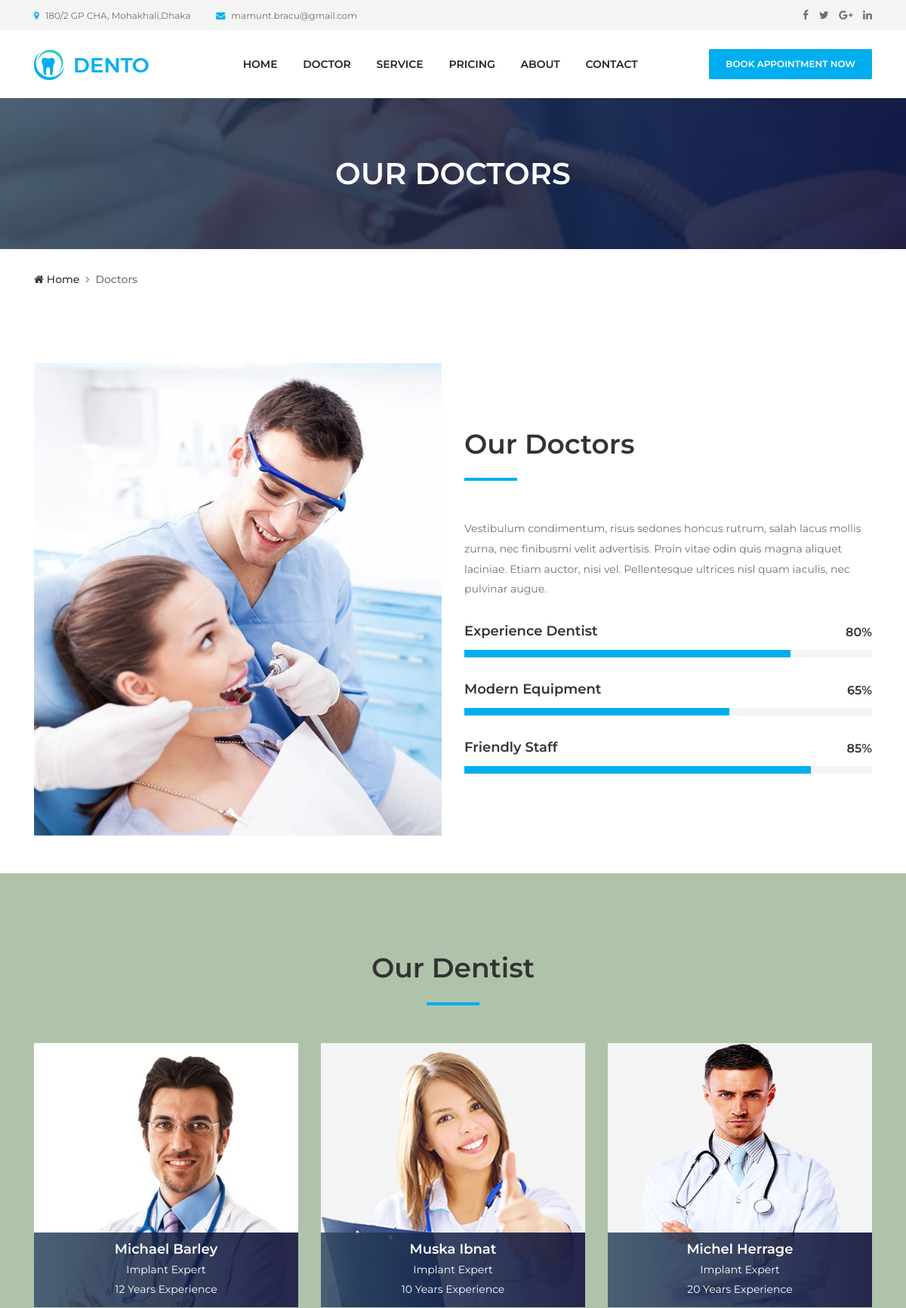
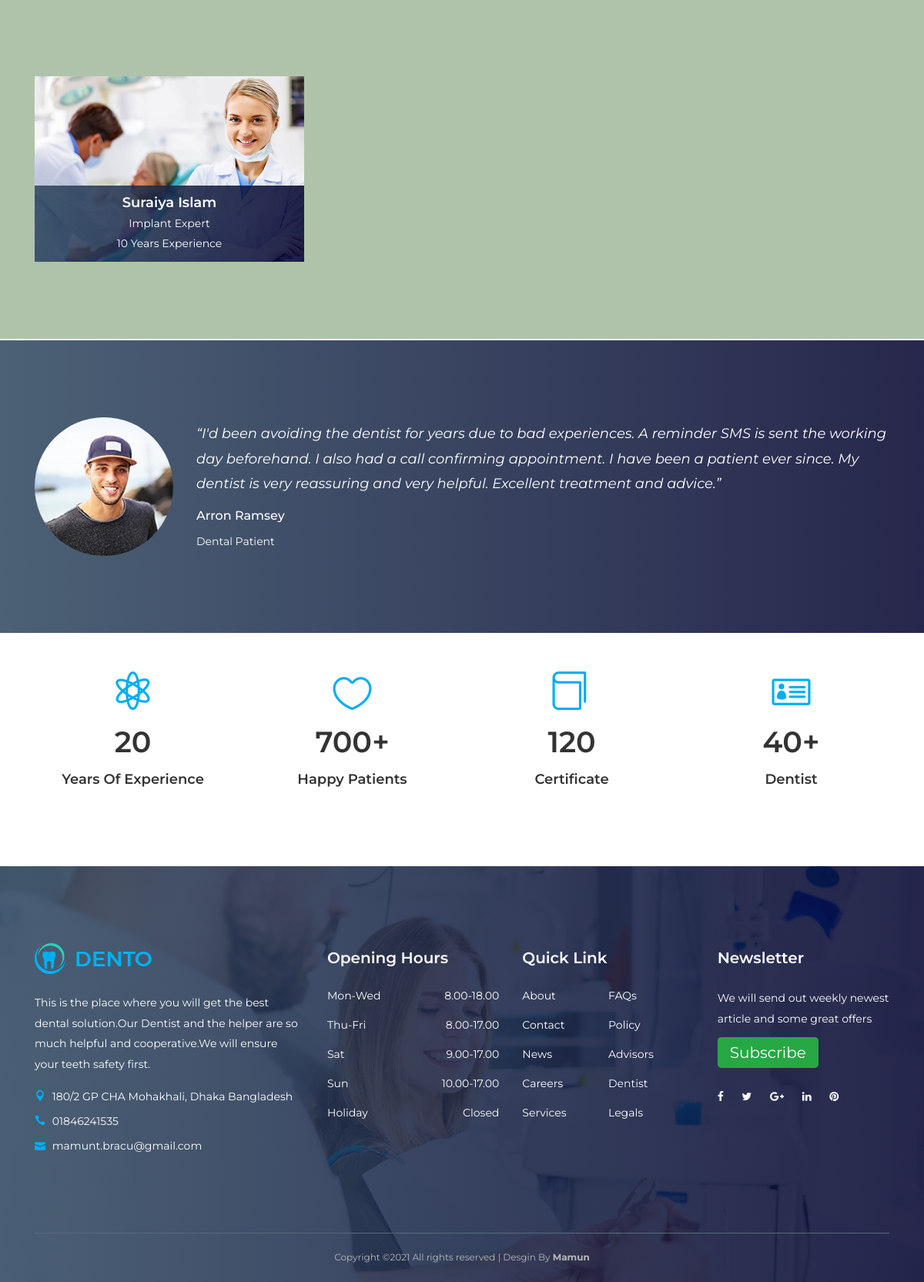
Screenshot of /doctors/doctors_list/ with the database file from the repository (2 pictures, top to bottom).
### Doctors/models.py (models this page shows)
class DoctorsList(models.Model):
    image = models.ImageField(upload_to='doctors_pics')
    name = models.CharField(max_length=40)
    expert = models.CharField(max_length=100)
    experience = models.CharField(max_length=50)

### Doctors/views.py (the view)
# urls.py: path('doctors_list/', views.doctors, name='doctor'),
def doctors(request):
    doctors_detailes = DoctorsList.objects.all()
    return render(request, 'Doctors/doctor.html', {'doctors_detailes':doctors_detailes})

### templates/Doctors/doctor.html (shortened to what this page needs)
{% extends 'base.html' %}
{% load static %}
{% block content %}
  <div class="breadcumb-area bg-img bg-gradient-overlay" style="background-image: url({% static 'website/img/bg-img/12.jpg' %});">
    <div class="container h-100">
      <div class="row h-100 align-items-center">
        <div class="col-12">
          <h2 class="title">Our Doctors</h2>
        </div>
      </div>
    </div>
  </div>
  <div class="breadcumb--con">
    <div class="container">
      <div class="row">
        <div class="col-12">
          <nav aria-label="breadcrumb">
            <ol class="breadcrumb">
              <li class="breadcrumb-item"><a href="#"><i class="fa fa-home"></i> Home</a></li>
              <li class="breadcrumb-item active" aria-current="page">Doctors</li>
            </ol>
          </nav>
        </div>
      </div>
    </div>
  </div>
  <section class="dento-about-us-area mt-70">
    <div class="container">
      <div class="row align-items-center">
        <div class="col-12 col-md-6">
          <div class="about-us-thumbnail mb-50">
            <img src="{% static 'website/img/bg-img/15.jpg' %}" alt="">
          </div>
        </div>
        <div class="col-12 col-md-6">
          <div class="about-us-content mb-50">
            <div class="section-heading">
              <h2>Our Doctors</h2>
              <div class="line"></div>
            </div>
            <p>Vestibulum condimentum, risus sedones honcus rutrum, salah lacus mollis zurna, nec finibusmi velit advertisis. Proin vitae odin quis magna aliquet laciniae. Etiam auctor, nisi vel. Pellentesque ultrices nisl quam iaculis, nec pulvinar
              augue.</p>
            <div class="single-skills-area mt-30">
              <h6>Experience Dentist</h6>
              <div id="bar1" class="barfiller">
                <span class="tip"></span>
                <span class="fill" data-percentage="80"></span>
              </div>
            </div>
            <div class="single-skills-area mt-30">
              <h6>Modern Equipment</h6>
              <div id="bar2" class="barfiller">
                <span class="tip"></span>
                <span class="fill" data-percentage="65"></span>
              </div>
            </div>
            <div class="single-skills-area mt-30">
              <h6>Friendly Staff</h6>
              <div id="bar3" class="barfiller">
                <span class="tip"></span>
                <span class="fill" data-percentage="85"></span>
              </div>
            </div>
          </div>
        </div>
      </div>
    </div>
  </section>
<section class="dentist-area section-padding-100-0" style="background: #afc3ab;">
    <div class="container">
        <div class="row">
            <div class="col-12">
                <div class="section-heading text-center">
                    <h2>Our Dentist</h2>
                    <div class="line"></div>
                </div>
            </div>
        </div>
        <div class="row">
            {% for doctor in doctors_detailes %}
            <div class="col-12 col-sm-6 col-md-4">
                <div class="single-dentist-area mb-100">
                    <img src="{{doctor.image.url}}" alt="Bangla">
                    <div class="dentist-content">
                        <div class="dentist-info bg-gradient-overlay">
                            <h5>{{doctor.name}}</h5>
                            <p>{{doctor.expert}}</p>
                            <p>{{doctor.experience}} Experience</p>
                        </div>
                    </div>
                </div>
            </div>
            {% endfor %}
        </div>
    </div>
</section>
<div class="container">
    <div class="dento-border clearfix"></div>
  </div>
  <section class="testimonials-area section-padding-100 bg-img bg-gradient-overlay jarallax clearfix" style="background-image: url('{% static 'website/img/bg-img/7.jpg' %}');">
    <div class="container">
      <div class="row">
        <div class="col-12">
          <div class="testimonials-slides owl-carousel">
            <div class="single-testimonial-slide d-flex align-items-center">
              <div class="testimonial-thumb">
                <img src="{% static 'website/img/bg-img/8.jpg' %}" alt="">
              </div>
              <div class="testimonial-content">
                <h5>“I'd been avoiding the dentist for years due to bad experiences. A reminder SMS is sent the working day beforehand. I also had a call confirming appointment. I have been a patient ever since. My dentist is very reassuring and
                  very helpful. Excellent treatment and advice.”</h5>
                <h6>Arron Ramsey</h6>
                <p>Dental Patient</p>
              </div>
            </div>
          </div>
        </div>
      </div>
    </div>
  </section>
  <section class="dento-cta-area">
    <div class="container">
      <div class="row">
        <div class="col-12 col-sm-6 col-lg-3">
          <div class="single-cta text-center mt-50 mb-100">
            <i class="icon_genius"></i>
            <h2><span class="counter">20</span></h2>
            <h5>Years Of Experience</h5>
          </div>
        </div>
        <div class="col-12 col-sm-6 col-lg-3">
          <div class="single-cta text-center mt-50 mb-100">
            <i class="icon_heart_alt"></i>
            <h2><span class="counter">700</span>+</h2>
            <h5>Happy Patients</h5>
          </div>
        </div>
        <div class="col-12 col-sm-6 col-lg-3">
          <div class="single-cta text-center mt-50 mb-100">
            <i class="icon_book_alt"></i>
            <h2><span class="counter">120</span></h2>
            <h5>Certificate</h5>
          </div>
        </div>
        <div class="col-12 col-sm-6 col-lg-3">
          <div class="single-cta text-center mt-50 mb-100">
            <i class="icon_id"></i>
            <h2><span class="counter">40</span>+</h2>
            <h5>Dentist</h5>
          </div>
        </div>
      </div>
    </div>
  </section>
{% endblock %}

### templates/base.html (shortened to what this page needs)
{% load static %}
{% load crispy_forms_tags %}
<!DOCTYPE html>
<html lang="en">
<head>
  <link rel="stylesheet" href="{% static 'website/css/style.css' %}">
  <link rel="stylesheet" href="{% static 'website/css/custom.css' %}">
</head>
<body>
  <header class="header-area">
    <div class="top-header-area">
      <div class="container h-100">
        <div class="row h-100 align-items-center">
          <div class="col-6 col-md-9 col-lg-8">
            <div class="top-header-content">
              <a href="#" data-toggle="tooltip" data-placement="bottom" title="180/2 GP CHA, Mohakhali,Dhaka"><i class="fa fa-map-marker"></i> <span>180/2 GP CHA, Mohakhali,Dhaka</span></a>
              <a href="#" data-toggle="tooltip" data-placement="bottom" title="mamunt.bracu@gmail.com"><i class="fa fa-envelope"></i> <span>mamunt.bracu@gmail.com</span></a>
            </div>
          </div>
          <div class="col-6 col-md-3 col-lg-4">
            <div class="top-header-social-info text-right">
              <a href="http://facebook.com/drjohn" data-toggle="tooltip" data-placement="bottom" title="Facebook"><i class="fa fa-facebook"></i></a>
              <a href="#" data-toggle="tooltip" data-placement="bottom" title="Twitter"><i class="fa fa-twitter"></i></a>
              <a href="#" data-toggle="tooltip" data-placement="bottom" title="Google Plus"><i class="fa fa-google-plus"></i></a>
              <a href="#" data-toggle="tooltip" data-placement="bottom" title="Linkedin"><i class="fa fa-linkedin"></i></a>
            </div>
          </div>
        </div>
      </div>
    </div>
    <div class="main-header-area">
      <div class="classy-nav-container breakpoint-off">
        <div class="container">
          <nav class="classy-navbar justify-content-between" id="dentoNav">
            <a class="nav-brand" href=""><img src="{% static 'website/img/core-img/logo.png' %}" alt=""></a>
            <div class="classy-menu">
              <div class="classynav">
                <ul id="nav">
                  <li><a href="{% url 'dental:index' %}">Home</a></li>
                  <li><a href="{% url 'Doctors:doctor' %}">Doctor</a></li>
                  <li><a href="{% url 'dental:service' %}">Service</a></li>
                  <li><a href="{% url 'dental:pricing' %}">Pricing</a></li>
                  <li><a href="{% url 'dental:about' %}">About</a></li>
                  <li><a href="{% url 'Appointment:contact' %}">Contact</a></li>
                </ul>
              </div>
            </div>
            <a href="{% url 'Appointment:appointment' %}" class="btn dento-btn booking-btn">Book Appointment Now</a>
          </nav>
        </div>
      </div>
    </div>
  </header>
{% block content %}
{% endblock %}
  <footer class="footer-area bg-img bg-gradient-overlay" style="background-image: url({% static 'website/img/bg-img/3.jpg' %});">
    <div class="container">
      <div class="row">
        <div class="col-12 col-sm-6 col-lg-4">
          <div class="single-footer-widget">
            <a href="#0" class="d-block mb-4"><img src="{% static 'website/img/core-img/logo.png' %}" alt=""></a>
            <p>This is the place where you will get the best dental solution.Our Dentist and the helper are so much helpful and cooperative.We will ensure your teeth safety first.</p>
            <div class="footer-contact">
              <p><i class="icon_pin"></i> 180/2 GP CHA Mohakhali, Dhaka Bangladesh</p>
              <p><i class="icon_phone"></i> 01846241535</p>
              <p><i class="icon_mail"></i> mamunt.bracu@gmail.com</p>
            </div>
          </div>
        </div>
        <div class="col-12 col-sm-6 col-lg">
          <div class="single-footer-widget">
            <h5 class="widget-title">Opening Hours</h5>
            <ul class="opening-hours">
              <li><span>Mon-Wed</span> <span>8.00-18.00</span></li>
              <li><span>Thu-Fri</span> <span>8.00-17.00</span></li>
              <li><span>Sat</span> <span>9.00-17.00</span></li>
              <li><span>Sun</span> <span>10.00-17.00</span></li>
              <li><span>Holiday</span> <span>Closed</span></li>
            </ul>
          </div>
        </div>
        <div class="col-12 col-sm-6 col-lg">
          <div class="single-footer-widget">
            <h5 class="widget-title">Quick Link</h5>
            <nav>
              <ul class="quick-links">
                <li><a href="#0">About</a></li>
                <li><a href="#0">FAQs</a></li>
                <li><a href="#0">Contact</a></li>
                <li><a href="#0">Policy</a></li>
                <li><a href="#0">News</a></li>
                <li><a href="#0">Advisors</a></li>
                <li><a href="#0">Careers</a></li>
                <li><a href="#0">Dentist</a></li>
                <li><a href="#0">Services</a></li>
                <li><a href="#0">Legals</a></li>
              </ul>
            </nav>
          </div>
        </div>
        <div class="col-12 col-sm-6 col-lg">
          <div class="single-footer-widget">
            <h5 class="widget-title">Newsletter</h5>
            <p>We will send out weekly newest article and some great offers</p>
           <div class="mb-3 pb-3">
              <a href="{% url 'Newsletter:subscribe' %}" class="btn- btn-success btn-lg">Subscribe</a>
            </div>
            <div class="footer-social-info">
              <a href="#" data-toggle="tooltip" data-placement="top" title="Facebook"><i class="fa fa-facebook"></i></a>
              <a href="#" data-toggle="tooltip" data-placement="top" title="Twitter"><i class="fa fa-twitter"></i></a>
              <a href="#" data-toggle="tooltip" data-placement="top" title="Google Plus"><i class="fa fa-google-plus"></i></a>
              <a href="#" data-toggle="tooltip" data-placement="top" title="Linkedin"><i class="fa fa-linkedin"></i></a>
              <a href="#" data-toggle="tooltip" data-placement="top" title="Pinterest"><i class="fa fa-pinterest"></i></a>
            </div>
          </div>
        </div>
      </div>
    </div>
    <div class="container">
      <div class="row">
        <div class="col-12">
          <div class="copywrite-content">
            <p>
Copyright &copy;<script>document.write(new Date().getFullYear());</script> All rights reserved | Desgin By <strong>Mamun</strong></p>
          </div>
        </div>
      </div>
    </div>
  </footer>
</body>
</html>

### static/website/css/custom.css (style rules this page uses)
.line { width: 200px; height: 2px; background-color: #bd971b; }

### static/website/css/default-assets/classy-nav.css (style rules this page uses)
body { font-family: "Roboto", sans-serif; }
ul { margin: 0; }
ul li { list-style: none; }
img { height: auto; max-width: 100%; }
.bg-img { background-position: center center; background-size: cover; background-repeat: no-repeat; }
.classy-nav-container { position: relative; z-index: 100; background-color: #ffffff; }
.classy-nav-container * { box-sizing: border-box; }
.classy-nav-container a { -webkit-transition-duration: 500ms; transition-duration: 500ms; text-decoration: none; outline: none; font-size: 14px; font-weight: 400; color: #232323; display: inline-block; }
.justify-content-between { -webkit-box-pack: justify; -ms-flex-pack: justify; justify-content: space-between; }
.classy-navbar { width: 100%; height: 70px; padding: 0.5em 2em; display: -webkit-box; display: -ms-flexbox; display: flex; -webkit-box-align: center; -ms-flex-align: center; -ms-grid-row-align: center; align-items: center; }
.classy-navbar .nav-brand { font-size: 26px; font-weight: 500; color: #565656; display: inline-block; margin-right: 30px; }
.classynav ul li { display: inline-block; clear: both; position: inherit; z-index: 10; }
.classynav ul li a { padding: 0 12px; display: block; height: 35px; font-size: 14px; line-height: 34px; }
.breakpoint-off .classynav { display: -webkit-box; display: -ms-flexbox; display: flex; -webkit-box-align: center; -ms-flex-align: center; -ms-grid-row-align: center; align-items: center; }

### rows the page displays
DoctorsList: image (picture), name "Michael Barley", expert "Implant Expert", experience "12 Years"
DoctorsList: image (picture), name "Muska Ibnat", expert "Implant Expert", experience "10 Years"
DoctorsList: image (picture), name "Michel Herrage", expert "Implant Expert", experience "20 Years"
DoctorsList: image (picture), name "Suraiya Islam", expert "Implant Expert", experience "10 Years"
